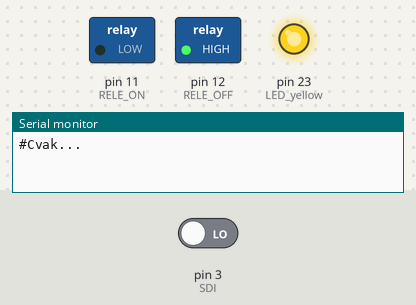
A sketch run on a simulated Arduino Mega 2560, built with avr-gcc and run on an emulated ATmega2560. On the bench: switched loads named in the sketch (green lamp = pin HIGH), output pins drawn as LEDs (lit = HIGH), the last lines printed to the serial monitor. The inputs (shaded band) are chosen by the test bench; at power-on: pin 3 (SDI) LOW. Pins used as bus, display or sensor lines are not drawn.

Above: at 0.1 s.
At 2.6 s:
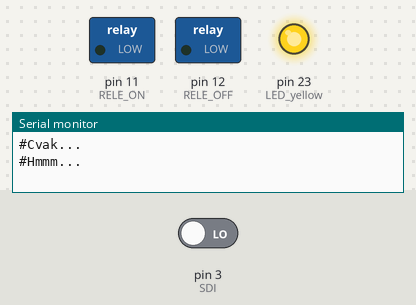
Timing chart, 0 to 32.1 s (numbered marks = the images above):
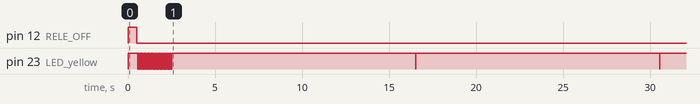

Measured:
- by itself, pin 23 (LED_yellow): goes 19 × (LOW 0.05 s, HIGH 0.05 s), LOW 0.05 s, HIGH 14.0 s, LOW 0.01 s, HIGH 14.0 s, LOW 0.01 s, then HIGH

The sketch:

AIRDOS4_256_testADCspi.ino
```cpp
// 3 mesice s LS 33600 = 7.6 mA
/*
  CANDY based on Mighty 1284p with RTC

Compiled with: Arduino 1.8.3

ISP
---
PD0     RX
PD1     TX
RESET#  through 50M capacitor to RST#

SDcard
------
DAT3   SS   4 B4
CMD    MOSI 5 B5
DAT0   MISO 6 B6
CLK    SCK  7 B7

SERIAL 2 (not necessary to connect)
--------
RX 18 PC2
TX 19 PC3

ANALOG
------
+      A0  PA0
-      A1  PA1
RESET  0   PB0

RELE
----
RELE_ON   11    PD3
RELE_OFF  12    PD4

LED
---
LED_yellow  23  PC7         // LED pro Dasu
LED_green   TIMEPULSE GPS   // LED pro pilota

The following needs to be added to the line mentioning the atmega644 in
/usr/share/arduino/libraries/SD/utility/Sd2PinMap.h:

    || defined(__AVR_ATmega1284P__)

so that it reads:

    #elif defined(__AVR_ATmega644P__) || defined(__AVR_ATmega644__)|| defined(__AVR_ATmega1284P__)

                      +---\/---+
           (D 0) PB0 1|        |40 PA0 (AI 0 / D24)
           (D 1) PB1 2|        |39 PA1 (AI 1 / D25)
      INT2 (D 2) PB2 3|        |38 PA2 (AI 2 / D26)
       PWM (D 3) PB3 4|        |37 PA3 (AI 3 / D27)
    PWM/SS (D 4) PB4 5|        |36 PA4 (AI 4 / D28)
      MOSI (D 5) PB5 6|        |35 PA5 (AI 5 / D29)
  PWM/MISO (D 6) PB6 7|        |34 PA6 (AI 6 / D30)
   PWM/SCK (D 7) PB7 8|        |33 PA7 (AI 7 / D31)
                 RST 9|        |32 AREF
                VCC 10|        |31 GND
                GND 11|        |30 AVCC
              XTAL2 12|        |29 PC7 (D 23)
              XTAL1 13|        |28 PC6 (D 22)
      RX0 (D 8) PD0 14|        |27 PC5 (D 21) TDI
      TX0 (D 9) PD1 15|        |26 PC4 (D 20) TDO
RX1/INT0 (D 10) PD2 16|        |25 PC3 (D 19) TMS
TX1/INT1 (D 11) PD3 17|        |24 PC2 (D 18) TCK
     PWM (D 12) PD4 18|        |23 PC1 (D 17) SDA
     PWM (D 13) PD5 19|        |22 PC0 (D 16) SCL
     PWM (D 14) PD6 20|        |21 PD7 (D 15) PWM
                      +--------+
*/

#include "wiring_private.h"
//#include <SoftwareSerial.h>


#define MSG_NO 20    // number of logged NMEA messages

#define RELE_ON     11    // PD3
#define RELE_OFF    12    // PD4
#define LED_yellow  23    // PC7

#define CONV  1
#define SCK   2
#define SDI   3

#define CHANNELS 512 // number of channels in buffer for histogram, including negative numbers

//SoftwareSerial swSerial(18, 19); // RX, TX

const int chipSelect = 4;
int RESET = 0;
uint16_t count = 0;


void setup()
{

  // Open serial communications and wait for port to open:
  Serial.begin(9600);
  while (!Serial)
  {
  ; // wait for serial port to connect. Needed for Leonardo only?
  }

  //swSerial.begin(115200);
  Serial.println("#Cvak...");

// Read Analog Differential without gain (read datashet of ATMega1280 and ATMega2560 for refference)
// Use analogReadDiff(NUM)
//   NUM	|	POS PIN	  	        |	NEG PIN		        | 	GAIN
//	0	|	A0			|	A1			|	1x
//	1	|	A1			|	A1			|	1x
//	2	|	A2			|	A1			|	1x
//	3	|	A3			|	A1			|	1x
//	4	|	A4			|	A1			|	1x
//	5	|	A5			|	A1			|	1x
//	6	|	A6			|	A1			|	1x
//	7	|	A7			|	A1			|	1x
//	8	|	A8			|	A9			|	1x
//	9	|	A9			|	A9			|	1x
//	10	|	A10			|	A9			|	1x
//	11	|	A11			|	A9			|	1x
//	12	|	A12			|	A9			|	1x
//	13	|	A13			|	A9			|	1x
//	14	|	A14			|	A9			|	1x
//	15	|	A15			|	A9			|	1x
  #define pin 0
  uint8_t analog_reference = INTERNAL2V56; // DEFAULT, INTERNAL, INTERNAL1V1, INTERNAL2V56, or EXTERNAL

  ADMUX = (analog_reference << 6) | ((pin | 0x10) & 0x1F);

  pinMode(RESET, OUTPUT);
  pinMode(RELE_ON, OUTPUT);
  pinMode(RELE_OFF, OUTPUT);
  pinMode(LED_yellow, OUTPUT);
  digitalWrite(LED_yellow, HIGH);

  digitalWrite(RELE_ON, LOW);  // Rele switch OFF
  digitalWrite(RELE_OFF, HIGH);
  delay(500);
  digitalWrite(RELE_OFF, LOW);

  pinMode(CONV, OUTPUT);
  pinMode(SCK, OUTPUT);
  pinMode(SDI, INPUT);
  digitalWrite(CONV, LOW);
  digitalWrite(SCK, HIGH);

  for(int i=0; i<20; i++)
  {
    delay(50);
    digitalWrite(LED_yellow, LOW);  // Blink for Dasa
    delay(50);
    digitalWrite(LED_yellow, HIGH);
  }

  Serial.println("#Hmmm...");
}

#define MEASUREMENTS  25  // cca 5 minutes of radiation measurement

void loop()
{
  for(int x=0; x<MEASUREMENTS; x++)
  {
    uint8_t lo, hi;
    uint16_t u_sensor;
    //int16_t s_sensor;
    uint16_t buffer[CHANNELS];

    for(int n=0; n<CHANNELS; n++)
    {
      buffer[n]=0;
    }

    digitalWrite(RESET, HIGH);   // Reset peak detector
    digitalWrite(RESET, HIGH);   // Reset peak detector
    digitalWrite(RESET, HIGH);   // Reset peak detector
    digitalWrite(RESET, HIGH);   // Reset peak detector
    digitalWrite(RESET, HIGH);   // Reset peak detector
    digitalWrite(RESET, HIGH);   // Reset peak detector
    digitalWrite(RESET, HIGH);   // Reset peak detector
    digitalWrite(RESET, HIGH);   // Reset peak detector
    digitalWrite(RESET, HIGH);   // Reset peak detector
    digitalWrite(RESET, HIGH);   // Reset peak detector
    for (int i=0; i<20; i++) {digitalWrite(RESET, LOW);} // compensate first data aquisition cca 100 us

    uint16_t maximum = 0;
    uint16_t supress = 0;

    //!!! for(uint16_t n=0; n<65535; n++) // cca 12 s
    for(uint16_t n=0; n<65535; n++)
    {
      for (int i=0; i<15; i++) {digitalWrite(RESET, LOW);} // whole integration cca 200 us

      // Hold peak detector
      //pinMode(RESET, OUTPUT);
      //digitalWrite(RESET, LOW);
      //digitalWrite(RESET, HIGH);

      digitalWrite(CONV, HIGH);
      delayMicroseconds(5);
      digitalWrite(CONV, LOW);
      digitalWrite(RESET, HIGH);
      digitalWrite(RESET, LOW);

      u_sensor = 0;
      digitalWrite(SCK, LOW);
      digitalWrite(SCK, HIGH);
      if (digitalRead(SDI)) bitSet(u_sensor, 8);
      digitalWrite(SCK, LOW);
      digitalWrite(SCK, HIGH);
      if (digitalRead(SDI)) bitSet(u_sensor, 7);
      digitalWrite(SCK, LOW);
      digitalWrite(SCK, HIGH);
      if (digitalRead(SDI)) bitSet(u_sensor, 6);
      digitalWrite(SCK, LOW);
      digitalWrite(SCK, HIGH);
      if (digitalRead(SDI)) bitSet(u_sensor, 5);
      digitalWrite(SCK, LOW);
      digitalWrite(SCK, HIGH);
      if (digitalRead(SDI)) bitSet(u_sensor, 4);
      digitalWrite(SCK, LOW);
      digitalWrite(SCK, HIGH);
      if (digitalRead(SDI)) bitSet(u_sensor, 3);
      digitalWrite(SCK, LOW);
      digitalWrite(SCK, HIGH);
      if (digitalRead(SDI)) bitSet(u_sensor, 2);
      digitalWrite(SCK, LOW);
      digitalWrite(SCK, HIGH);
      if (digitalRead(SDI)) bitSet(u_sensor, 1);
      digitalWrite(SCK, LOW);
      digitalWrite(SCK, HIGH);
      if (digitalRead(SDI)) bitSet(u_sensor, 0);


      // manage negative values
      //if (u_sensor <= 511 ) {u_sensor += 512;} else {u_sensor -= 512;}
      //if (u_sensor <= (CHANNELS/2)-1 ) {u_sensor += (CHANNELS/2);} else {u_sensor -= (CHANNELS/2);}


      if (u_sensor > maximum) // suppress double detection for long pulses
      {
        maximum = u_sensor;
        supress++;
      }
      else
      {
        buffer[maximum]++;
        maximum = 0;
      }
    }


    {

      // make a string for assembling the data to log:
      String dataString = "$CANDY,";


      dataString += String(count++);
      dataString += ",";

      for(int n=0; n<CHANNELS; n++)
      {
        dataString += String(buffer[n]);
        dataString += ",";
      }
      dataString += String(supress);

      {
        Serial.println(dataString);  // print to terminal

        digitalWrite(LED_yellow, LOW);  // Blink for Dasa
        delay(10);
        digitalWrite(LED_yellow, HIGH);

      }
    }
  }

}
```
